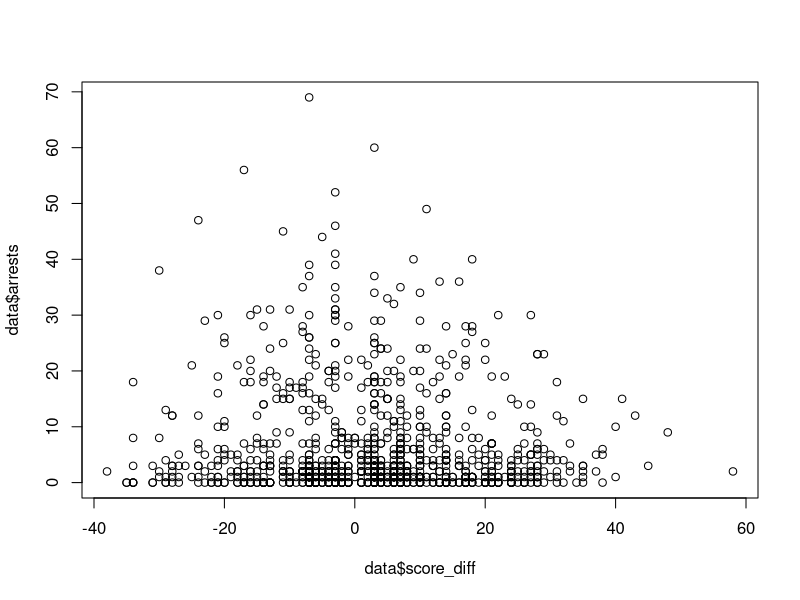

The R source for this figure:
## ---- chunk 1
knitr::opts_chunk$set(echo = TRUE)
## ---- chunk 2
library(ggplot2)
library(dplyr)
library(caret)
data = read.csv("arrests.csv")
data$score_diff = data$home_score - data$away_score
head(data)
## ---- chunk 3
correlation = cor(data$arrests, data$score_diff, use = "complete.obs")
correlation
plot(y = data$arrests, x = data$score_diff)

